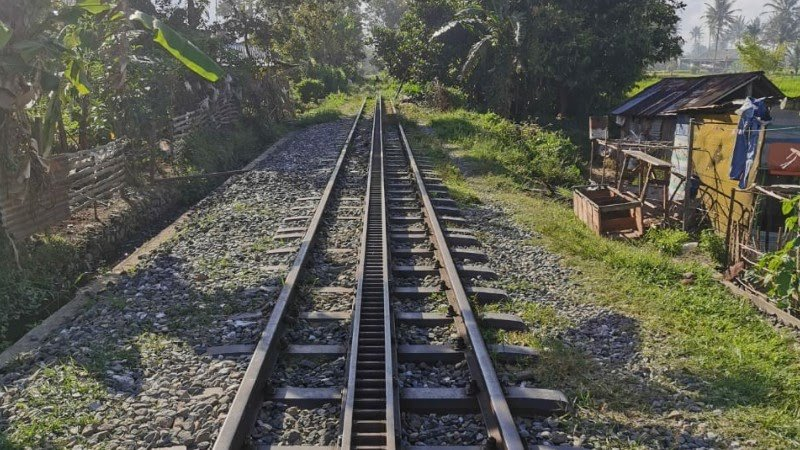
#> input picture rel.jpg, 800 x 450 px
$ python canny_detection.py
#> lines starting #> are read from the running program, lines starting #| are printed output that depends on the picture
import cv2
import numpy as np

def canny_edge_detection(image_path):
    """Mendeteksi tepi menggunakan metode Canny Edge Detection"""
#> called with image_path = 'rel.jpg'
    img = cv2.imread(image_path, cv2.IMREAD_GRAYSCALE)
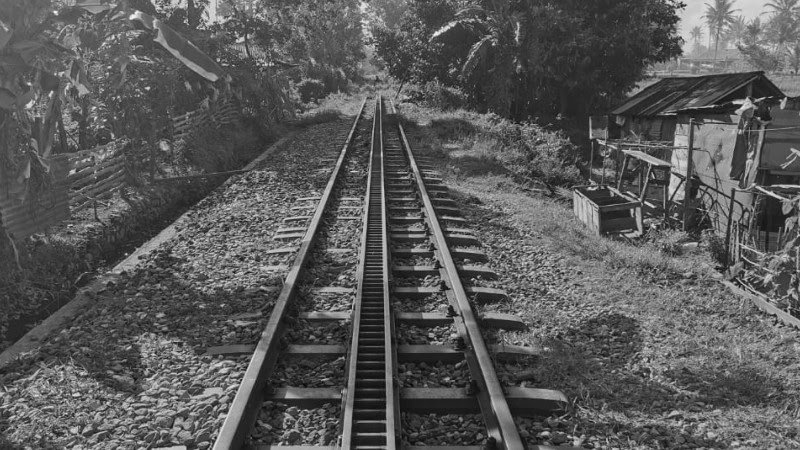
#> img: shape (450, 800); min 0, max 248, mean 89.4
    img_blur = cv2.GaussianBlur(img, (5, 5), 0)
    edges = cv2.Canny(img_blur, 50, 150)
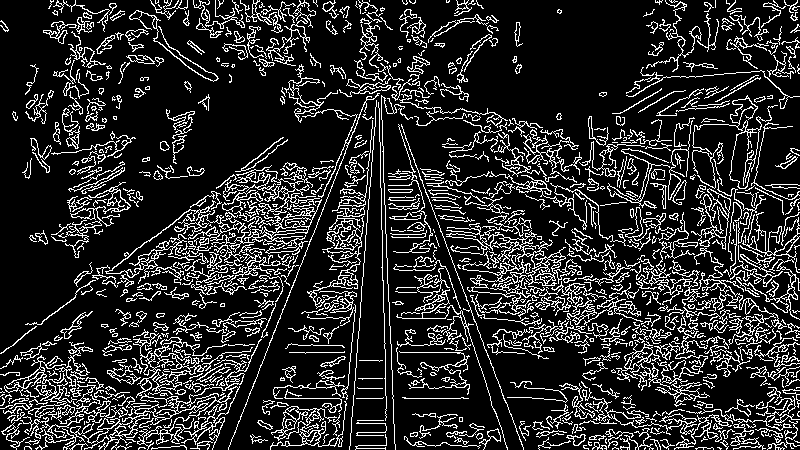
#> edges: shape (450, 800); 16.9% white in thin lines or dots

    cv2.imshow("Canny Edge Detection", edges)
    cv2.waitKey(0)
    cv2.destroyAllWindows()
    cv2.imwrite("canny_result.jpg", edges)
    return "canny_result.jpg"


# Contoh penggunaan
canny_edge_detection("rel.jpg")

$ run again, with lane.jpeg copied over rel.jpg
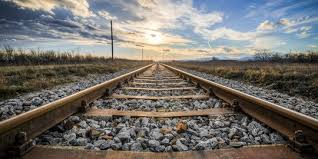
#> input picture lane.jpeg, 318 x 159 px
#> in canny_edge_detection, `img_blur = cv2.GaussianBlur(img, (5, 5), 0)`:
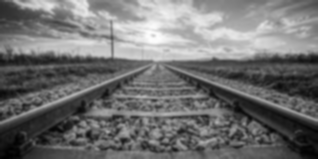
#> img_blur: shape (159, 318); min 0, max 253, mean 112.5
#> in canny_edge_detection, `edges = cv2.Canny(img_blur, 50, 150)`:
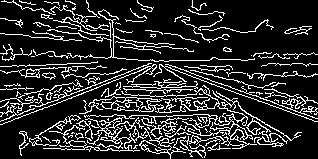
#> edges: shape (159, 318); 17% white in thin lines or dots
